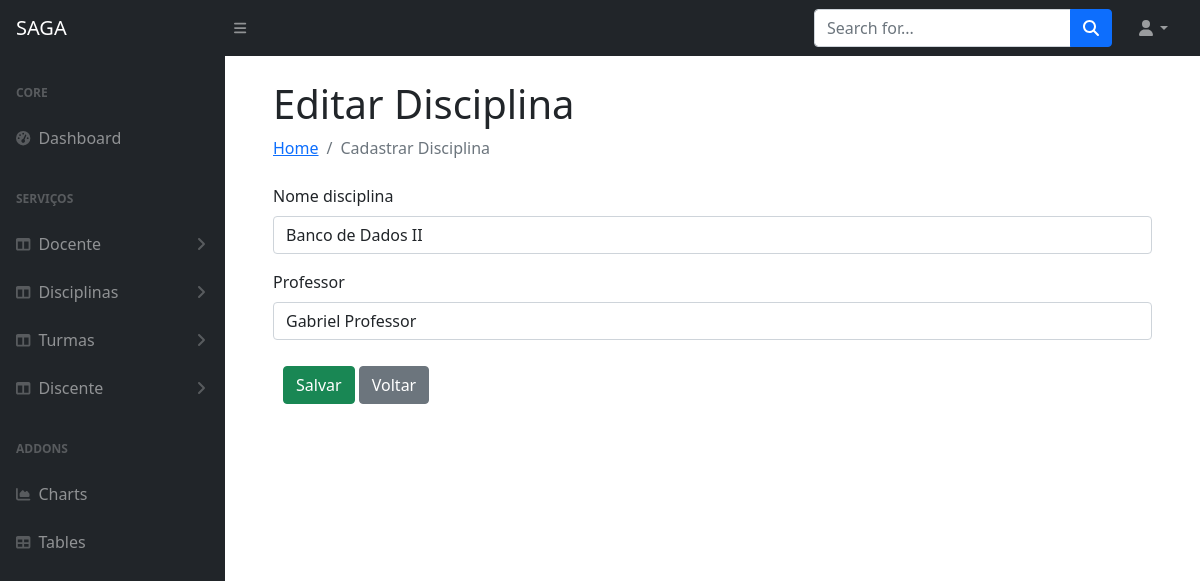
The app's page /editar_disciplina/2, older data.
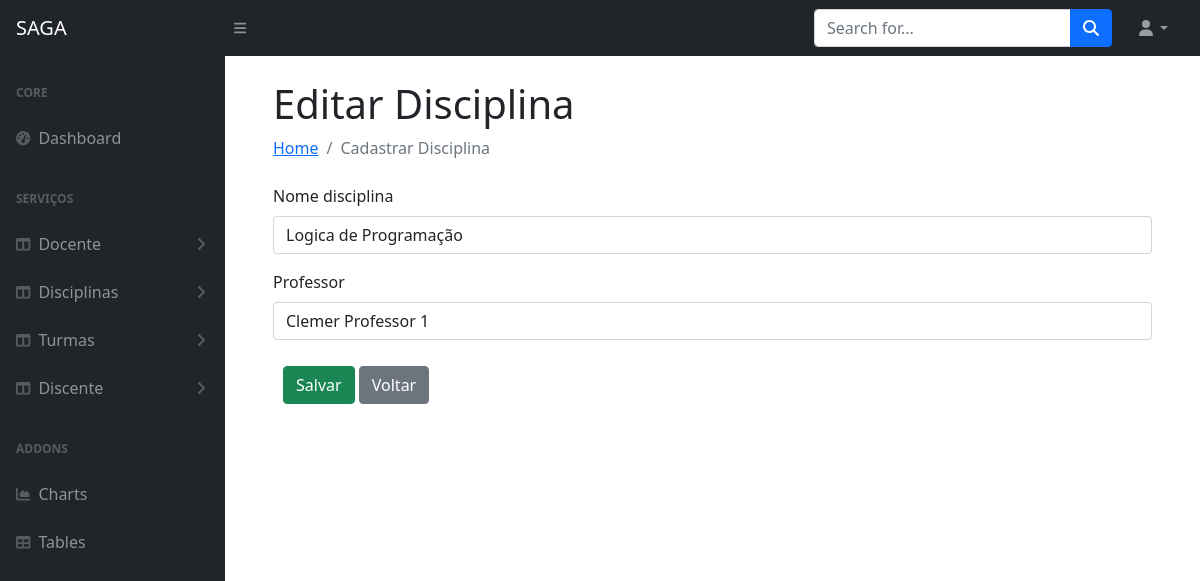
The same page, newer data.
### appacademico/models.py (models this page shows, shortened)
class Disciplina(models.Model):
    disciplina_id = models.AutoField(primary_key=True)
    nome_disciplina = models.CharField(max_length=150, blank=True)
    professor = models.ForeignKey(Professor, on_delete=models.PROTECT)

### appacademico/views.py (the view, shortened to what this page needs)
# urls.py: path('editar_disciplina/<int:disciplina_id>', views.editar_disciplina, name='editar_disciplina'),
@has_role_decorator('professor')
def editar_disciplina(request, disciplina_id):
    disciplinaobject = get_object_or_404(Disciplina, pk=disciplina_id)
    disciplina = DisciplinaModelForm(instance=disciplinaobject)
    return render(request, 'editar_todos.html', {'disciplina': disciplina})

### appacademico/forms.py
class DisciplinaModelForm(forms.ModelForm):
    class Meta:
        model = Disciplina
        fields = ['disciplina_id', 'nome_disciplina', 'professor']

### appacademico/models.py (called while the page is built)
    def __str__(self):
        return self.nome

### appacademico/templates/editar_todos.html (shortened to what this page needs)
{% extends 'index.html'%}
{% load static %}
{% load bootstrap4 %}
{% block h1 %}
{% if docente %}
Editar Docente {{docente.nome}}
{% elif discente %}
Editar discente {{discente.nome}}
{% elif disciplina %}
Editar Disciplina {{disciplina.nome}}
{% elif turmas %}
Editar Turma {{turma.turma_id}}
{% endif %}
{% endblock %}
{% block li %}
{% if docente %}
Cadastrar Docente
{% elif discente %}
Cadastrar Discente
{% elif disciplina %}
Cadastrar Disciplina
{% elif discente %}
Cadastrar Aluno
{% elif turmas %}
Cadastrar Turma
{% endif %}
{% endblock %}
{% block content %}
<form method="POST" class="form" enctype="multipart/form-data" autocomplete="off">
    {% if docente %}
    {% bootstrap_form docente %}
    {% elif discente %}
    {% bootstrap_form discente %}
    {% elif disciplina %}
    {% bootstrap_form disciplina %}
    {% elif turmas %}
    {% bootstrap_form turmas %}
    {% endif %}
    <div style="padding: 10px;">
        <input type="submit" class="btn btn-success" value="Salvar" />
        <input type="button" class="btn btn-secondary" value="Voltar">
    </div>
</form>
</div>
{% endblock %}

Row changes from the older to the newer data that the page shows:
changed Disciplina: nome_disciplina "Banco de Dados II" → "Logica de Programação"; professor "Gabriel Professor" → "Clemer Professor 1"
